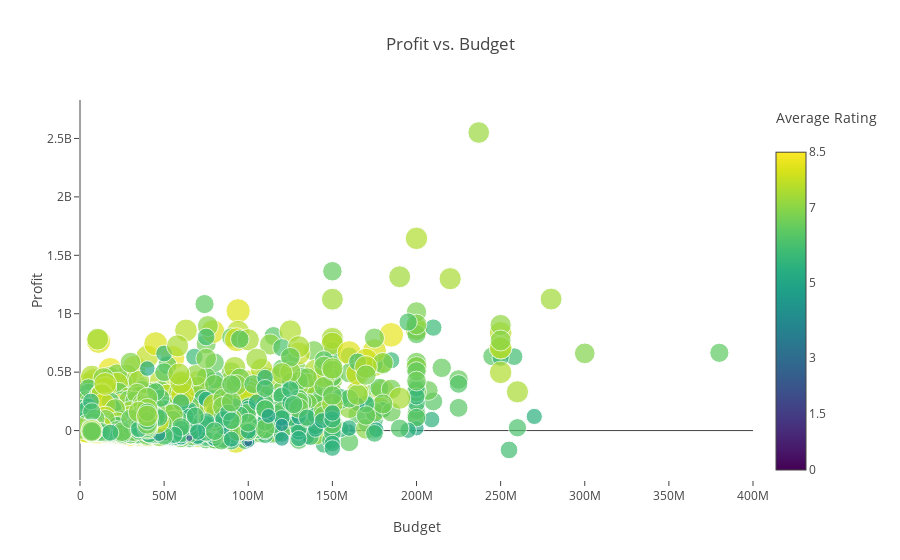

Notebook cell for this chart:
### Code cell
layout1 = go.Layout(
    title='Profit vs. Budget',
    xaxis=dict(
        title='Budget',
        gridcolor='rgb(255, 255, 255)',
        range=[0, 4e8],
        zerolinewidth=1,
        ticklen=5,
        gridwidth=2,
    ),
    yaxis=dict(
        title='Profit',
        gridcolor='rgb(255, 255, 255)',
        zerolinewidth=1,
        ticklen=5,
        gridwidth=2,
    )
)
data1 = [go.Scatter(
    x=df[df.budget>5000].budget.values, # Budget
    y=df[df.budget>5000].profit.values,  # Gross
    mode='markers',
    text= df[df.budget>5000].title.values, # Movie Titles
    marker=dict(
        size=3*(df[df.budget>5000].vote_average),
        sizeref=1.0,
        color=df[df.budget>5000].vote_average.values,
                
        colorbar=go.scatter.marker.ColorBar(title='Average Rating<br> &nbsp;' , tickvals=[0,1.5,3,5,7,8.5]),

        showscale=True,
        colorscale='Viridis'
    ))]
fig = go.Figure(data1, layout=layout1)
iplot(fig)

### Figure 1 — Plotly figure (JSON) as saved in the notebook; plotly's stock layout.template omitted (floating-point values rounded to 4 significant figures; data arrays with more than 128 entries replaced by an {"elided": "..."} marker saying what was removed)
{"data": [{"marker": {"color": {"elided": "3729 float values"}, "colorbar": {"tickvals": [0, 1.5, 3, 5, 7, 8.5], "title": {"text": "Average Rating<br> &nbsp;"}}, "colorscale": "Viridis", "showscale": true, "size": {"elided": "3729 float values"}, "sizeref": 1}, "mode": "markers", "text": {"elided": "3729 str values"}, "type": "scatter", "uid": "7f966a5d-c09f-41c2-a9ba-87c155ceb719", "x": {"elided": "3729 int values"}, "y": {"elided": "3729 int values"}}], "layout": {"title": {"text": "Profit vs. Budget"}, "xaxis": {"gridcolor": "rgb(255, 255, 255)", "gridwidth": 2, "range": [0, 400000000], "ticklen": 5, "title": {"text": "Budget"}, "zerolinewidth": 1}, "yaxis": {"gridcolor": "rgb(255, 255, 255)", "gridwidth": 2, "ticklen": 5, "title": {"text": "Profit"}, "zerolinewidth": 1}}}
